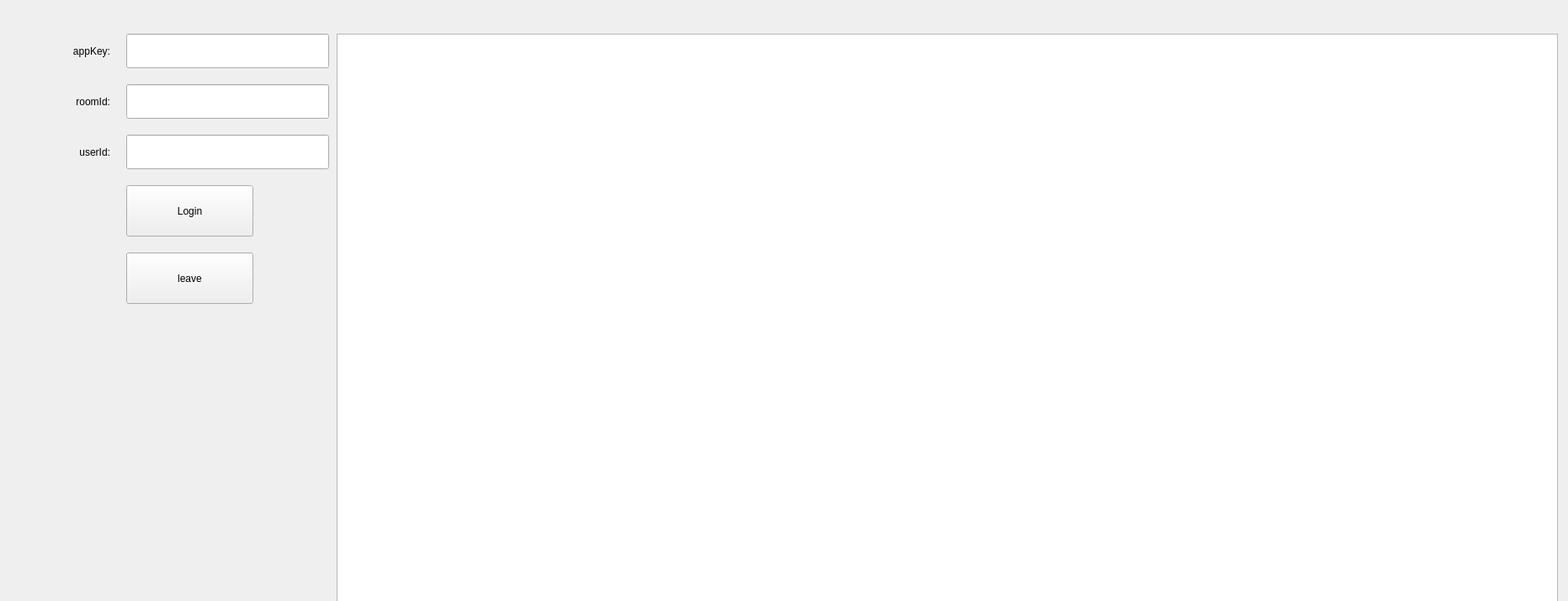
<?xml version="1.0" encoding="UTF-8"?>
<ui version="4.0">
 <class>tremotedeskwindemoClass</class>
 <widget class="QWidget" name="tremotedeskwindemoClass">
  <property name="geometry">
   <rect>
    <x>0</x>
    <y>0</y>
    <width>1863</width>
    <height>714</height>
   </rect>
  </property>
  <property name="windowTitle">
   <string>tremotedeskwindemo</string>
  </property>
  <widget class="QLineEdit" name="lineEdit_appkey">
   <property name="geometry">
    <rect>
     <x>150</x>
     <y>40</y>
     <width>241</width>
     <height>41</height>
    </rect>
   </property>
  </widget>
  <widget class="QLineEdit" name="lineEdit_roomId">
   <property name="geometry">
    <rect>
     <x>150</x>
     <y>100</y>
     <width>241</width>
     <height>41</height>
    </rect>
   </property>
  </widget>
  <widget class="QLineEdit" name="lineEdit_userId">
   <property name="geometry">
    <rect>
     <x>150</x>
     <y>160</y>
     <width>241</width>
     <height>41</height>
    </rect>
   </property>
  </widget>
  <widget class="QLabel" name="label">
   <property name="geometry">
    <rect>
     <x>10</x>
     <y>40</y>
     <width>121</width>
     <height>41</height>
    </rect>
   </property>
   <property name="text">
    <string>appKey:</string>
   </property>
   <property name="alignment">
    <set>Qt::AlignRight|Qt::AlignTrailing|Qt::AlignVCenter</set>
   </property>
  </widget>
  <widget class="QLabel" name="label_2">
   <property name="geometry">
    <rect>
     <x>10</x>
     <y>100</y>
     <width>121</width>
     <height>41</height>
    </rect>
   </property>
   <property name="text">
    <string>roomId:</string>
   </property>
   <property name="alignment">
    <set>Qt::AlignRight|Qt::AlignTrailing|Qt::AlignVCenter</set>
   </property>
  </widget>
  <widget class="QLabel" name="label_3">
   <property name="geometry">
    <rect>
     <x>20</x>
     <y>160</y>
     <width>111</width>
     <height>41</height>
    </rect>
   </property>
   <property name="text">
    <string>userId:</string>
   </property>
   <property name="alignment">
    <set>Qt::AlignRight|Qt::AlignTrailing|Qt::AlignVCenter</set>
   </property>
  </widget>
  <widget class="QPushButton" name="login_">
   <property name="geometry">
    <rect>
     <x>150</x>
     <y>220</y>
     <width>151</width>
     <height>61</height>
    </rect>
   </property>
   <property name="text">
    <string>Login</string>
   </property>
  </widget>
  <widget class="QPushButton" name="leave_">
   <property name="geometry">
    <rect>
     <x>150</x>
     <y>300</y>
     <width>151</width>
     <height>61</height>
    </rect>
   </property>
   <property name="text">
    <string>leave</string>
   </property>
  </widget>
  <widget class="QTextEdit" name="log_">
   <property name="geometry">
    <rect>
     <x>400</x>
     <y>40</y>
     <width>1451</width>
     <height>691</height>
    </rect>
   </property>
  </widget>
 </widget>
 <layoutdefault spacing="6" margin="11"/>
 <resources>
  <include location="tremotedeskwindemo.qrc"/>
 </resources>
 <connections/>
</ui>
